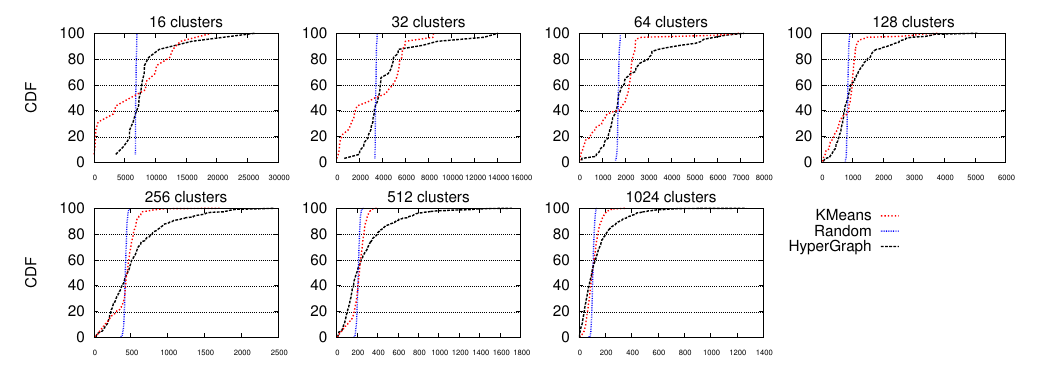

Reproduce this figure in gnuplot.
set term postscript monochrome eps enhanced 22
set output "distribution_size_clusters.eps"
load "styles.inc"
#set size 1,0.65

X_MARGIN=0.10
Y_MARGIN=0.04
WIDTH_IND=0.475
HEIGHT_IND=0.5
WIDTH_BETWEEN_X=0.01
WIDTH_BETWEEN_Y=0

set size 2.1,1.05


set bmargin 1
set tmargin 2
set lmargin 4.8
set rmargin 1
unset key
set multiplot

set ylabel "CDF"
#set xlabel "Nodes in cluster"
#set xrange [0:4000]
#set xtics ("0.1KB" 0.1, "1KB" 1,"10KB" 10,"100KB" 100, "1MB" 1000)
#set logscale x
#set xrange [0.1:]
set grid y
#set ytics 97,0.5,100
set yrange [0:100]
#set xrange [0.1:20000]
#set logscale x
set xtics font "Arial,11pt"
#set key bottom right samplen 1 width 1

X_POS=0
Y_POS=1
set title "16 clusters" offset 0,-0.8
#unset key
#unset ylabel
set origin X_MARGIN+(X_POS*(WIDTH_IND+WIDTH_BETWEEN_X)), Y_MARGIN+(Y_POS*(HEIGHT_IND+WIDTH_BETWEEN_Y))
set size WIDTH_IND,HEIGHT_IND
#f(x)=1000000
plot \
	'data/cdf_size_clusters_hypergraph_16.txt'  u ($1):($6*100)\
		 w l ls 2 title 'HyperGraph',\
 	'data/cdf_size_clusters_random_16.txt'  u ($1):($6*100)\
 		 w l ls 4 title 'Random',\
 	'data/cdf_size_clusters_kmeans_16.txt'  u ($1):($6*100)\
 		 w l ls 3 title 'KMeans'
		 
X_POS=1
Y_POS=1
set title "32 clusters" offset 0,-0.8
unset ylabel
set origin X_MARGIN+(X_POS*(WIDTH_IND+WIDTH_BETWEEN_X)), Y_MARGIN+(Y_POS*(HEIGHT_IND+WIDTH_BETWEEN_Y))
set size WIDTH_IND,HEIGHT_IND
plot \
	'data/cdf_size_clusters_hypergraph_32.txt'  u ($1):($6*100)\
		 w l ls 2 title 'HyperGraph',\
 	'data/cdf_size_clusters_random_32.txt'  u ($1):($6*100)\
 		 w l ls 4 title 'Random',\
 	'data/cdf_size_clusters_kmeans_32.txt'  u ($1):($6*100)\
 		 w l ls 3 title 'KMeans'
		
X_POS=2
Y_POS=1
set title "64 clusters" offset 0,-0.8

set origin X_MARGIN+(X_POS*(WIDTH_IND+WIDTH_BETWEEN_X)), Y_MARGIN+(Y_POS*(HEIGHT_IND+WIDTH_BETWEEN_Y))
set size WIDTH_IND,HEIGHT_IND

plot \
	'data/cdf_size_clusters_hypergraph_64.txt'  u ($1):($6*100)\
		 w l ls 2 title 'HyperGraph',\
 	'data/cdf_size_clusters_random_64.txt'  u ($1):($6*100)\
 		 w l ls 4 title 'Random',\
 	'data/cdf_size_clusters_kmeans_64.txt'  u ($1):($6*100)\
 		 w l ls 3 title 'KMeans'

X_POS=3
Y_POS=1
set title "128 clusters" offset 0,-0.8

set origin X_MARGIN+(X_POS*(WIDTH_IND+WIDTH_BETWEEN_X)), Y_MARGIN+(Y_POS*(HEIGHT_IND+WIDTH_BETWEEN_Y))
set size WIDTH_IND,HEIGHT_IND

plot \
	'data/cdf_size_clusters_hypergraph_128.txt'  u ($1):($6*100)\
		 w l ls 2 title 'HyperGraph',\
 	'data/cdf_size_clusters_random_128.txt'  u ($1):($6*100)\
 		 w l ls 4 title 'Random',\
 	'data/cdf_size_clusters_kmeans_128.txt'  u ($1):($6*100)\
 		 w l ls 3 title 'KMeans'


X_POS=0
Y_POS=0
set title "256 clusters" offset 0,-0.8
set ylabel "CDF"
set origin X_MARGIN+(X_POS*(WIDTH_IND+WIDTH_BETWEEN_X)), Y_MARGIN+(Y_POS*(HEIGHT_IND+WIDTH_BETWEEN_Y))
set size WIDTH_IND,HEIGHT_IND

plot \
	'data/cdf_size_clusters_hypergraph_256.txt'  u ($1):($6*100)\
		 w l ls 2 title 'HyperGraph',\
 	'data/cdf_size_clusters_random_256.txt'  u ($1):($6*100)\
 		 w l ls 4 title 'Random',\
 	'data/cdf_size_clusters_kmeans_256.txt'  u ($1):($6*100)\
 		 w l ls 3 title 'KMeans'



X_POS=1
Y_POS=0
set title "512 clusters" offset 0,-0.8
unset ylabel
set origin X_MARGIN+(X_POS*(WIDTH_IND+WIDTH_BETWEEN_X)), Y_MARGIN+(Y_POS*(HEIGHT_IND+WIDTH_BETWEEN_Y))
set size WIDTH_IND,HEIGHT_IND
#set xtics 0,2000,12000
plot \
	'data/cdf_size_clusters_hypergraph_512.txt'  u ($1):($6*100)\
		 w l ls 2 title 'HyperGraph',\
 	'data/cdf_size_clusters_random_512.txt'  u ($1):($6*100)\
 		 w l ls 4 title 'Random',\
 	'data/cdf_size_clusters_kmeans_512.txt'  u ($1):($6*100)\
 		 w l ls 3 title 'KMeans'


X_POS=2
Y_POS=0
set title "1024 clusters" offset 0,-0.8

set origin X_MARGIN+(X_POS*(WIDTH_IND+WIDTH_BETWEEN_X)), Y_MARGIN+(Y_POS*(HEIGHT_IND+WIDTH_BETWEEN_Y))
set size WIDTH_IND,HEIGHT_IND
set key samplen 1 width -1 at 345000,100
plot \
	'data/cdf_size_clusters_kmeans_1024.txt'  u ($1):($6*100)\
		 w l ls 3 title 'KMeans',\
  	'data/cdf_size_clusters_random_1024.txt'  u ($1):($6*100)\
  		 w l ls 4 title 'Random',\
	'data/cdf_size_clusters_hypergraph_1024.txt'  u ($1):($6*100)\
		 w l ls 2 title 'HyperGraph'
 	
	              
!epstopdf "distribution_size_clusters.eps"
!rm "distribution_size_clusters.eps"
quit